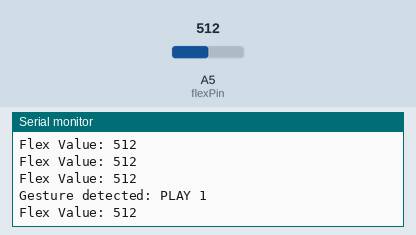
This sketch was run on a simulated Arduino Uno, built with avr-gcc and run on an emulated ATmega328P. Parts: the last lines printed to the serial monitor. The test bench sets the inputs (shaded band); at power-on: A5 (flexPin) = 512. The audio player accepts every command and is not drawn.

Above: at 3.2 s.
3.3 s: A5 (flexPin) set to 510
At 3.36 s:
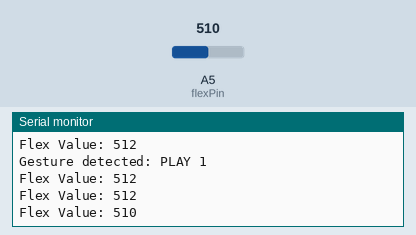
4.8 s: A5 (flexPin) set to 492
At 4.86 s:
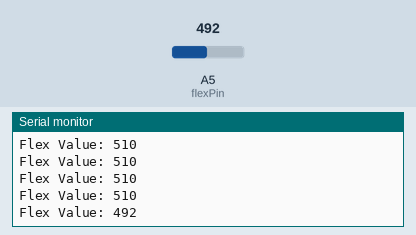
Timing chart, 0 to 7.8 s (numbered marks = the images above; inputs shaded):
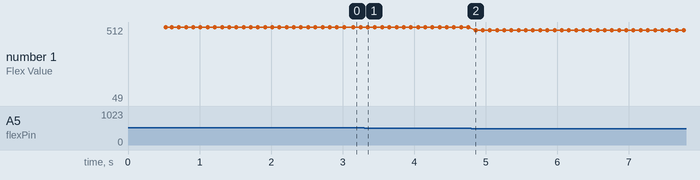

The sketch:

signtalkgloves.ino
```cpp
#include <SoftwareSerial.h>
#include <DFRobotDFPlayerMini.h>

const int flexPin = A5;
int threshold = 500;

DFRobotDFPlayerMini myDFPlayer;
SoftwareSerial mySoftwareSerial(9, 10);

const unsigned long cooldownPeriod = 3000;
unsigned long lastPlaybackTime = 0;

void setup()
{
  Serial.begin(9600);
  mySoftwareSerial.begin(9600);

  Serial.println("Initializing DFPlayer...");

  if (!myDFPlayer.begin(mySoftwareSerial))
  {
    Serial.println("DFPlayer not detected. Check connections.");
    while (true);
  }

  Serial.println("DFPlayer Mini online.");
  myDFPlayer.volume(25);
}

void loop()
{
  int flexValue = analogRead(flexPin);

  Serial.print("Flex Value: ");
  Serial.println(flexValue);

  unsigned long currentTime = millis();

  if ((currentTime - lastPlaybackTime) > cooldownPeriod)
  {
    if (flexValue > threshold)
    {
      Serial.println("Gesture detected: PLAY 1");
      myDFPlayer.play(1);
      lastPlaybackTime = millis();
    }
    else if (flexValue < threshold - 50)
    {
      Serial.println("Gesture detected: PLAY 2");
      myDFPlayer.play(2);
      lastPlaybackTime = millis();
    }
  }

  delay(100);
}
```

Measured:
- after the input at 3.3 s, the serial monitor: prints a new line after 0.05 s (image 1)
- after the input at 4.8 s, the serial monitor: prints a new line after 0.06 s (image 2)
- plotted number 1: 512 → 510 after the input at 3.3 s, 510 → 49 after the input at 4.8 s
